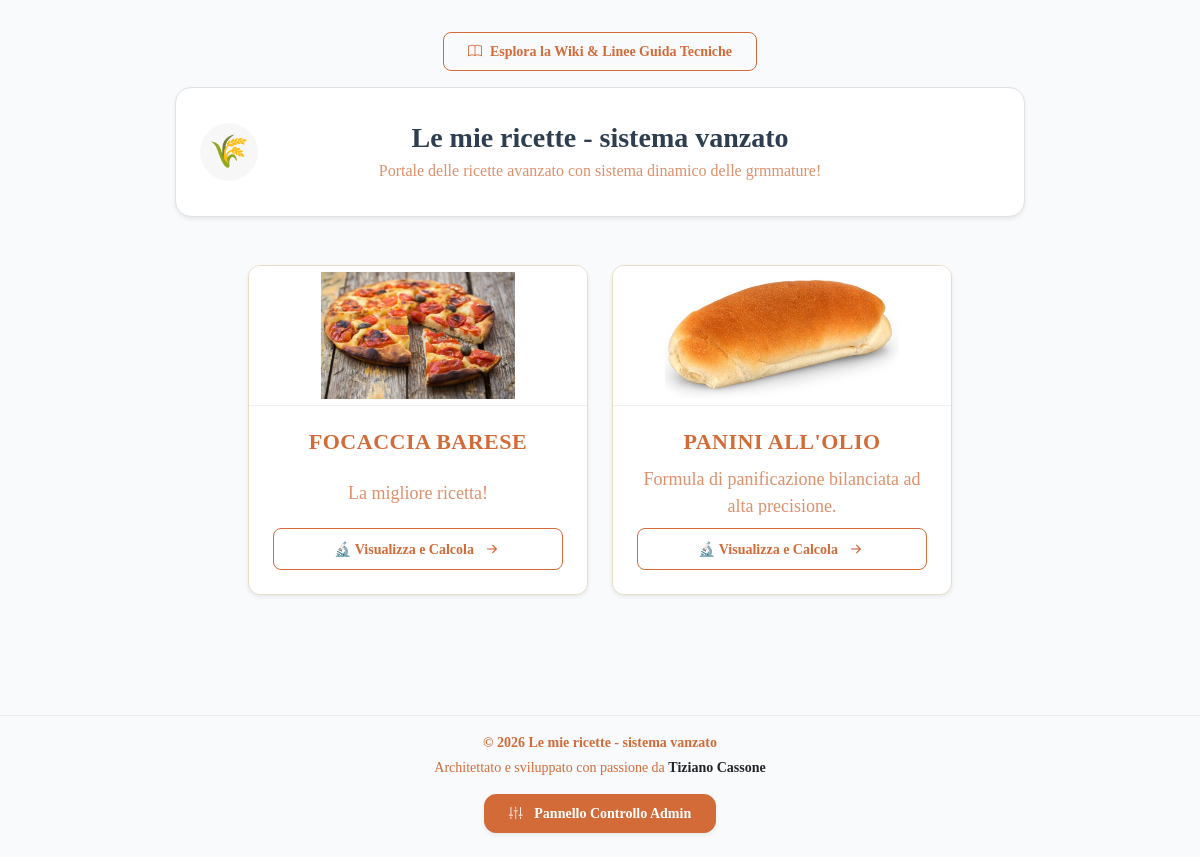
The page / on the database its author committed.
### models/setting.py (models this page shows, shortened)
class Setting(db.Model):
    __tablename__ = "settings"
    id = db.Column(
        db.Integer,
        primary_key=True
    )
    fresh_to_dry_ratio = db.Column(
        db.Float,
        default=3.0
    )
    tangzhong_flour_percent = db.Column(
        db.Float,
        default=5.0
    )
    tangzhong_liquid_multiplier = db.Column(
        db.Float,
        default=5.0
    )
    site_name = db.Column(
        db.String(100),
        default="Il Mio Ricettario"
    )
    site_description = db.Column(
        db.Text,
        default="Esplora le nostre antiche formule bilanciate professionali."
    )
    default_unit = db.Column(
        db.String(20),
        default="g"
    )
    allow_public_recipes = db.Column(
        db.Boolean,
        default=True
    )
    theme_active = db.Column(
        db.String(50),
        default="modern"
    )

### models/recipe.py (models this page shows, shortened)
class Recipe(db.Model):
    __tablename__ = "recipes"
    id = db.Column(
        db.Integer,
        primary_key=True
    )
    name = db.Column(
        db.String(255),
        nullable=False
    )
    slug = db.Column(
        db.String(255),
        unique=True,
        nullable=False
    )
    badge_text = db.Column(
        db.String(100),
        nullable=True,
        default="Antica Formula Bilanciata"
    )
    description = db.Column(
        db.Text
    )
    instructions = db.Column(
        db.Text
    )
    image = db.Column(
        db.String(255)
    )
    icon = db.Column(
        db.String(50),
        nullable=False,
        default="bi-journal-text"
    )
    is_published = db.Column(
        db.Boolean,
        default=True
    )
    temp_chiusura = db.Column(
        db.Float,
        nullable=True,
        default=24.0
    )
    tempo_autolisi = db.Column(
        db.Integer,
        nullable=True,
        default=0
    )
    tempo_puntata = db.Column(
        db.Integer,
        nullable=True,
        default=120
    )
    tempo_appretto = db.Column(
        db.Integer,
        nullable=True,
        default=60
    )
    show_chiusura = db.Column(
        db.Boolean,
        default=True
    )
    show_autolysis = db.Column(
        db.Boolean,
        default=True
    )
    show_puntata = db.Column(
        db.Boolean,
        default=True
    )
    puntata_fino_al_raddoppio = db.Column(
        db.Boolean,
        default=False
    )
    show_appretto = db.Column(
        db.Boolean,
        default=True
    )
    fermentation_type = db.Column(
        db.String(50),
        nullable=False,
        default="diretto"  # 'diretto', 'poolish', 'biga'
    )
    preferment_instructions = db.Column(
        db.Text,
        nullable=True
    )
    yeast_ratio = db.Column(
        db.Float,
        nullable=False,
        default=3.0
    )
    yeast_fresh_saved = db.Column(
        db.Float,
        nullable=True,
        default=3.0
    )
    yeast_dry_saved = db.Column(
        db.Float,
        nullable=True,
        default=1.0
    )
    created_at = db.Column(
        db.DateTime,
        default=datetime.utcnow
    )
    updated_at = db.Column(
        db.DateTime,
        default=datetime.utcnow,
        onupdate=datetime.utcnow
    )
    ingredients = db.relationship(
        "RecipeIngredient",
        backref="recipe",
        cascade="all, delete-orphan",
        lazy=True,
        order_by="RecipeIngredient.sort_order"
    )
    features = db.relationship(
        "RecipeFeature",
        backref="recipe",
        cascade="all, delete-orphan",
        lazy=True
    )
    pans = db.relationship(
        "MasterBakeryPan",
        secondary=recipe_pans,
        lazy="subquery",
        backref=db.backref("recipes", lazy=True)
    )

### routes/recipes.py (the view)
@recipes_bp.route("/")
def list_recipes():
    recipes = Recipe.query.order_by(
        Recipe.name
    ).all()
    return render_template(
        "recipes_list.html",
        recipes=recipes
    )

### templates/recipes_list.html (shortened to what this page needs)
{% extends "base.html" %}
{% block content %}
<div class="container px-3 px-sm-4 pt-2 pb-4 d-flex flex-column">
    <div class="d-flex justify-content-center w-100 mb-3">
        <a href="/wiki"
           class="btn btn-sm btn-outline-primary px-4 py-2 rounded-3 fw-bold d-flex align-items-center gap-2 transition-all shadow-none"
           style="font-size: 14px;">
            <i class="bi bi-book"></i>
            <span>Esplora la Wiki & Linee Guida Tecniche</span>
        </a>
    </div>
    <div class="d-flex justify-content-center w-100 mb-5">
        <div class="p-4 rounded-4 shadow-sm border custom-header-hero"
             style="display: inline-block !important; max-width: 850px; width: 100%; background-color: #ffffff !important; background: #ffffff !important; position: relative !important;">
            <div class="d-flex flex-column align-items-center justify-content-center text-center w-100" style="min-height: 80px;">
                <h1 class="h3 fw-bold mb-1 tracking-tight" style="color: #2c3e50 !important; font-family: 'Georgia', serif;">
                    {{ settings_data.site_name if settings_data and settings_data.site_name else "Le mie ricette - sistema vanzato" }}
                </h1>
                <p class="mb-0 small fw-medium opacity-75 lh-base text-muted mx-auto" style="font-size: 16px !important; font-weight: 500; max-width: 600px;">
                    {{ settings_data.site_description if settings_data and settings_data.site_description else "Portale delle ricette avanzato con sistema dinamico delle grammature!" }}
                </p>
            </div>
            <div class="rounded-circle d-none d-md-flex align-items-center justify-content-center"
                 style="width: 58px; height: 58px; background-color: rgba(0,0,0,0.03); position: absolute !important; left: 24px !important; top: 50% !important; transform: translateY(-50%) !important;">
                <span class="fs-2" style="line-height: 1 !important; display: block; margin-top: -2px;">🌾</span>
            </div>
        </div>
    </div>
    <div class="row g-4 justify-content-center mb-5 flex-grow-1 align-content-start">
        {% if recipes %}
            {% for recipe in recipes %}
            <div class="col-12 col-sm-6 col-lg-4 d-flex justify-content-center">
                <div class="card shadow-sm rounded-4 card-recipe-hover border transition-all w-100" style="max-width: 340px; height: 330px !important; background-color: #ffffff !important; background: #ffffff !important;">
                    <div class="recipe-card-banner-wrapper" style="background-color: #ffffff !important; background: #ffffff !important;">
                        {% if recipe.image %}
                            <img src="/static/uploads/recipes/{{ recipe.image }}" class="recipe-card-main-img" alt="{{ recipe.name }}" style="background-color: #ffffff !important; background: #ffffff !important;">
                        {% endif %}
                    </div>
                    <div class="card-body p-4 d-flex flex-column justify-content-between text-center pt-2" style="height: calc(100% - 140px) !important; background-color: #ffffff !important; background: #ffffff !important;">
                        <div class="d-flex flex-column align-items-center justify-content-center" style="min-height: 102px !important; max-height: 102px !important;">
                            <h2 class="fw-bold tracking-wide text-uppercase text-recipe-title" style="font-family: 'Georgia', serif; min-height: 54px !important; max-height: 54px !important; display: flex; align-items: center; justify-content: center; margin-bottom: 2px !important;">
                                {{ recipe.name }}
                            </h2>
                            <p class="lh-base text-muted mb-0 opacity-75 px-1 text-truncate-2 text-recipe-desc" style="font-weight: 500; min-height: 44px !important; max-height: 44px !important; display: flex; align-items: center; justify-content: center;">
                                {{ recipe.description if recipe.description else "Formula tecnica bilanciata." }}
                            </p>
                        </div>
                        <a href="{{ url_for('recipes.public_detail', slug=recipe.slug) }}"
                           class="btn btn-outline-primary w-100 mt-auto fw-bold py-2.5 rounded-3 d-flex align-items-center justify-content-center gap-2 transition-all shadow-none"
                           style="font-size: 14px; height: 42px;">
                            <span>🔬 Visualizza e Calcola</span>
                            <i class="bi bi-arrow-right-short fs-5"></i>
                        </a>
                    </div>
                </div>
            </div>
            {% endfor %}
        {% else %}
            <div class="col-12 text-center py-5">
                <div class="fs-6 fw-bold text-muted">Nessuna formula pubblicata al momento nel database.</div>
            </div>
        {% endif %}
    </div>
</div>
{% endblock %}

### templates/base.html (shortened to what this page needs)
<!DOCTYPE html>
<html lang="it">
<head>
    <link href="https://cdn.jsdelivr.net/npm/bootstrap@5.3.0/dist/css/bootstrap.min.css" rel="stylesheet">
    <link href="https://cdn.quilljs.com/1.3.6/quill.snow.css" rel="stylesheet">
    <link rel="stylesheet" href="{{ url_for('static', filename='css/admin.css') }}">
    <link rel="stylesheet" href="https://cdn.jsdelivr.net/npm/bootstrap-icons@1.11.3/font/bootstrap-icons.min.css">
</head>
<body class="{% if not request.path.startswith('/admin') and settings_data %}{{ settings_data.theme_active }}{% endif %}">
{% if current_user.is_authenticated and request.path.startswith('/admin') %}
    <div class="sidebar d-flex flex-column justify-content-between p-4"
         style="width: 280px; position: fixed; height: 100vh; background: #1e293b; color: #fff; z-index: 1000;">
        <div>
            <div class="mb-4 pb-2 border-bottom border-secondary border-opacity-25">
                <h3 class="mb-1 text-white fw-bold">🍞 Ricettario</h3>
                <small class="text-uppercase tracking-wider fw-semibold opacity-50" style="font-size: 10px; color: #94a3b8;">Pannello Amministrazione</small>
            </div>
            <div class="mb-4 p-3 d-flex align-items-center gap-3" style="background: rgba(255, 255, 255, 0.04); border: 1px solid rgba(255, 255, 255, 0.08); border-radius: 10px;">
                <div class="bg-primary rounded-circle d-flex align-items-center justify-content-center text-white fw-bold shadow-sm" style="width: 38px; height: 38px; font-size: 14px;">
                    {{ current_user.username[:2].upper() }}
                </div>
                <div>
                    <div style="font-size: 11px; color: #94a3b8;" class="text-uppercase fw-bold opacity-50">Utente</div>
                    <div class="fw-bold text-white small">{{ current_user.username }}</div>
                </div>
            </div>
            <div class="nav flex-column gap-1 mb-4">
                <span class="text-uppercase tracking-wider fw-bold px-2 mb-2 opacity-25" style="font-size: 10px; color: #94a3b8;">Gestione Contenuti</span>
                <a href="{{ url_for('admin.recipes') }}" class="nav-link text-white rounded px-3 py-2 d-flex align-items-center gap-3 hover-sidebar">
                    <i class="bi bi-journal-richtext text-warning"></i><span>Ricette</span>
                </a>
                <a href="{{ url_for('admin.master_ingredients_view') }}" class="nav-link text-white rounded px-3 py-2 d-flex align-items-center gap-3 hover-sidebar">
                    <i class="bi bi-egg-fried text-success"></i><span>Anagrafica Ingredienti</span>
                </a>
                <a href="{{ url_for('admin.master_pans_view') }}" class="nav-link text-white rounded px-3 py-2 d-flex align-items-center gap-3 hover-sidebar">
                    <i class="bi bi-grid-fill text-purple" style="color: #c084fc !important;"></i><span>Anagrafica Teglie</span>
                </a>
                <a href="{{ url_for('admin.wiki_list') }}" class="nav-link text-white rounded px-3 py-2 d-flex align-items-center gap-3 hover-sidebar">
                    <i class="bi bi-book text-info"></i><span>Wiki</span>
                </a>
            </div>
            <div class="nav flex-column gap-1">
                <span class="text-uppercase tracking-wider fw-bold px-2 mb-2 opacity-25" style="font-size: 10px; color: #94a3b8;">Configurazione</span>
                <a href="{{ url_for('admin.settings_theme') }}" class="nav-link text-white rounded px-3 py-2 d-flex align-items-center gap-3 opacity-75 hover-sidebar">
                    <i class="bi bi-palette-fill text-info"></i><span>Design e Temi Sito</span>
                </a>
                <a href="{{ url_for('admin.change_password') }}" class="nav-link text-white rounded px-3 py-2 d-flex align-items-center gap-3 opacity-75 hover-sidebar">
                    <i class="bi bi-shield-lock"></i><span>Sicurezza Account</span>
                </a>
            </div>
        </div>
        <div class="pt-3 border-top border-secondary border-opacity-25 nav flex-column gap-1">
            <a href="{{ url_for('recipes.list_recipes') }}" target="_blank" class="nav-link text-info rounded px-3 py-2 d-flex align-items-center gap-3 hover-sidebar fw-semibold small">
                <i class="bi bi-globe"></i><span>Vedi Sito Pubblico</span>
            </a>
            <a href="{{ url_for('admin.logout') }}" class="nav-link text-danger rounded px-3 py-2 d-flex align-items-center gap-3 hover-sidebar fw-semibold small">
                <i class="bi bi-box-arrow-right"></i><span>Logout</span>
            </a>
        </div>
    </div>
    <div class="main-content" style="margin-left: 280px; padding: 40px; min-height: 100vh; background: #f8fafc;">
        <div class="d-flex justify-content-between align-items-center mb-4 pb-3 border-bottom" style="border-color: #e2e8f0 !important;">
            <div><h2 class="fw-bold text-dark mb-0">{% block page_title %}{% endblock %}</h2></div>
            <div><span class="badge bg-primary px-3 py-2">Pannello Amministrazione</span></div>
        </div>
{% elif current_user.is_authenticated and not request.path.startswith('/admin') %}
    <div class="container py-3">
{% else %}
    <div class="container py-4">
{% endif %}
    {% block content %}
    {% endblock %}
</div>
{% if current_user.is_authenticated and request.path.startswith('/admin') %}
    <div class="container-fluid mt-4 text-center text-muted pt-3 border-top" style="border-color: #e2e8f0 !important; margin-left: 280px; max-width: calc(100% - 280px);">
        <div class="mb-1" style="font-size: 13px;">Architettato e sviluppato da <strong class="text-dark">Tiziano Cassone</strong></div>
        <small style="font-size: 11px; opacity: 0.7;">© 2026 Il Mio Ricettario</small>
    </div>
{% else %}
    <footer class="mt-4 pt-3 pb-4 text-center border-top" style="border-color: rgba(0,0,0,0.06) !important;">
        <div class="container">
            <div class="mb-1 small fw-bold opacity-85">
                © 2026 {{ settings_data.site_name if settings_data and settings_data.site_name else "Il Mio Ricettario" }}
            </div>
            <div class="mb-3 small text-muted">
                Architettato e sviluppato con passione da <strong class="text-dark">Tiziano Cassone</strong>
            </div>
            <a href="{{ url_for('admin.login') }}" class="btn btn-sm btn-admin-footer px-4 py-2 shadow-sm fw-bold">
                <i class="bi bi-sliders2-vertical me-2"></i> Pannello Controllo Admin
            </a>
        </div>
    </footer>
{% endif %}
</body>
</html>

### rows shown on the page
Setting: site_name "Le mie ricette - sistema vanzato", site_description "Portale delle ricette avanzato con sistema dinamico delle grmmature!"
Recipe: image (picture), name "FOCACCIA BARESE", description "La migliore ricetta!"
Recipe: image (picture), name "PANINI ALL'OLIO", description "Formula di panificazione bilanciata ad alta precisione."
